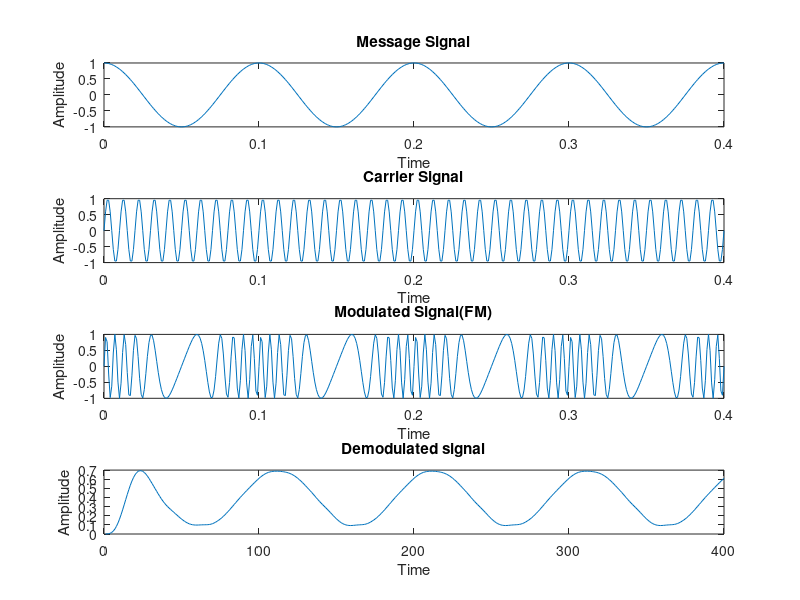

Reproduce this figure in MATLAB.
%Frequency demodulation
clc;
clear all;
close all;
t=[0: 0.001: 0.4];
fm =10;
v =cos(2*pi*fm*t);
subplot(4,1,1);
plot(t, v);
xlabel('Time');ylabel('Amplitude');
title('Message Signal');
fc=100;
c = sin(2*pi*fc*t);
subplot(4,1,2);
plot(t, c);
xlabel('Time');ylabel('Amplitude');
title('Carrier Signal');
m = 8;
f = sin((2*pi*fc*t)+(m.*sin(2*pi*fm*t)));
subplot(4,1,3);
plot(t, f);
xlabel('Time');ylabel('Amplitude');
title('Modulated Signal(FM)');
x = diff(f);
y = abs(x);
[b,a]=butter(4, 0.07);
de_mod = filter(b, a, y);
subplot(4,1,4);
plot(de_mod);
xlabel('Time');ylabel('Amplitude');
title('Demodulated signal');
